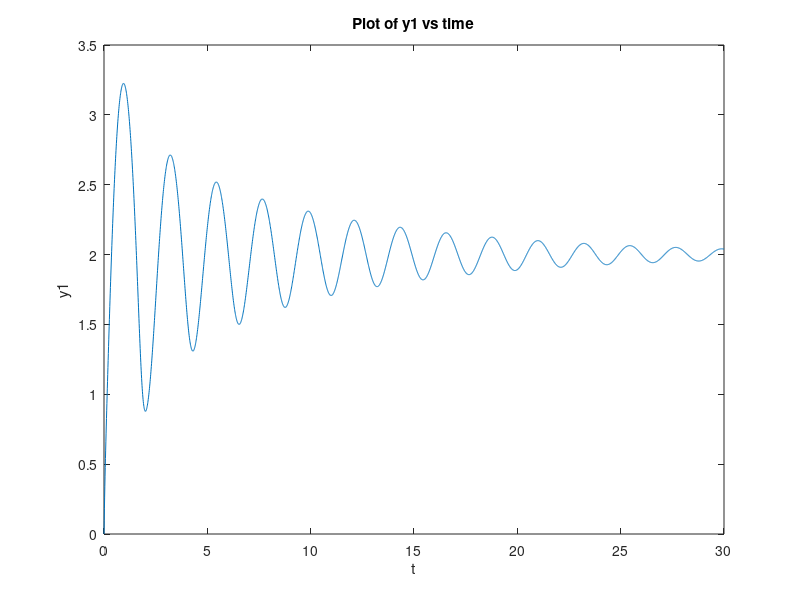
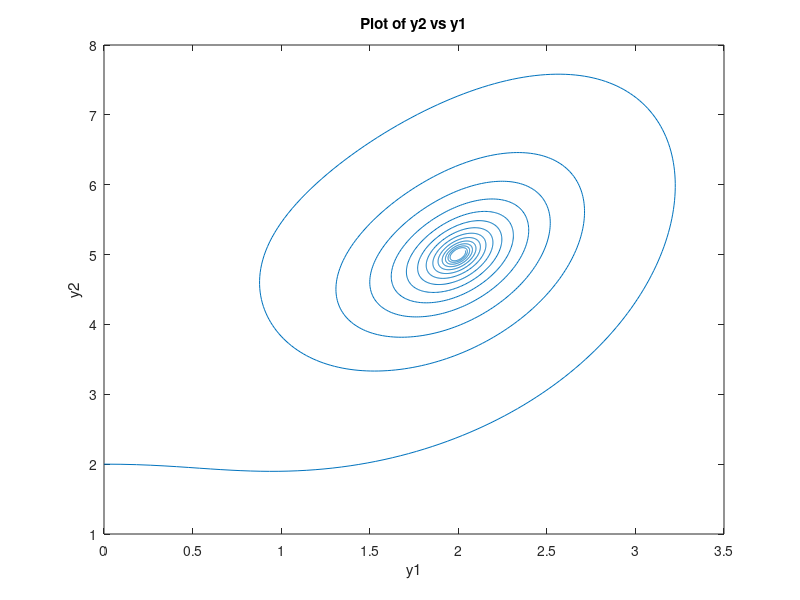

MATLAB code to generate these figures, in order:
% ode_sys.m
%   solve a system of 2 ODE's using the RK2 algorithm
clc;
close all;

% define constants
a = 10;     % used for f1
b = 4;      % used for f2
h = 0.01;   % step size
t0 = 0;     % interval start
tn = 30;    % interval end

% define given equations
f =@(y) [ a - y(1) - (4*y(1).*y(2))./(1+y(1).^2);
    b*y(1)*(1-(y(2)./(1+y(1).^2))) ];

% define given initial conditions
alpha = [0; 2];

% preallocate w
w = [zeros(1,(tn-t0)/h);
    zeros(1, (tn-t0)/h)];

% caluculate data for y1, y2 using Hune's method
% define constants used in RK method
i = 1;
% don't start iteration at t=t0, as this is taken care of by I.C.s
for t = (t0+h):h:tn
    
    % set w(0) on the first iteration
    if i == 1
        w(1:2,1) = alpha;
    end
    
    disp(w(1:2,i));
    
    % calculate constants k1, k2
    k1 = f(w(1:2,i));
    k2 = f(w(1:2,i)+h.*k1);
    
    % use k1, k2 to calculate wi+1
    w(1:2,i+1) = w(1:2,i) + (1/2)*h.*(k1 + k2);

    i = i + 1;
end

t = t0:h:tn;
% display results
plot(t,w(1,1:end));
title('Plot of y1 vs time');
xlabel('t');    ylabel('y1');

figure
plot(w(1,1:end),w(2,1:end));
title('Plot of y2 vs y1');
xlabel('y1');   ylabel('y2');
